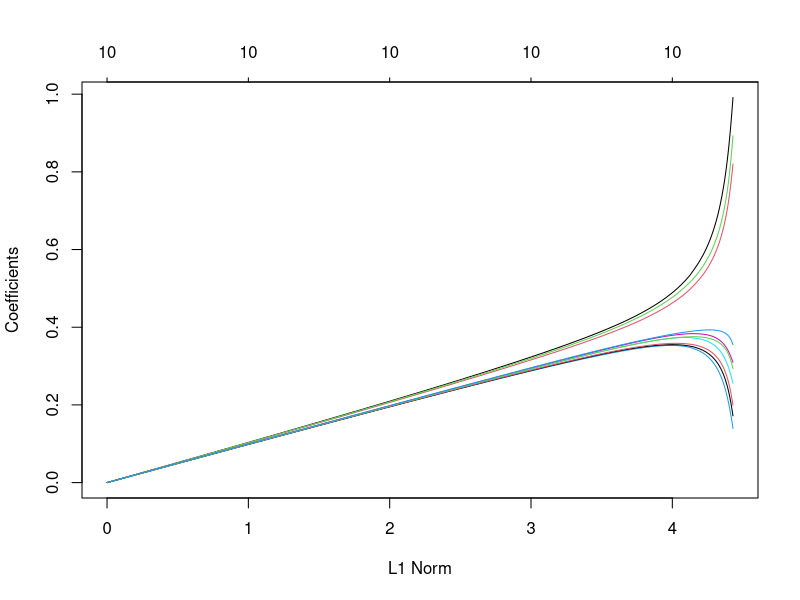
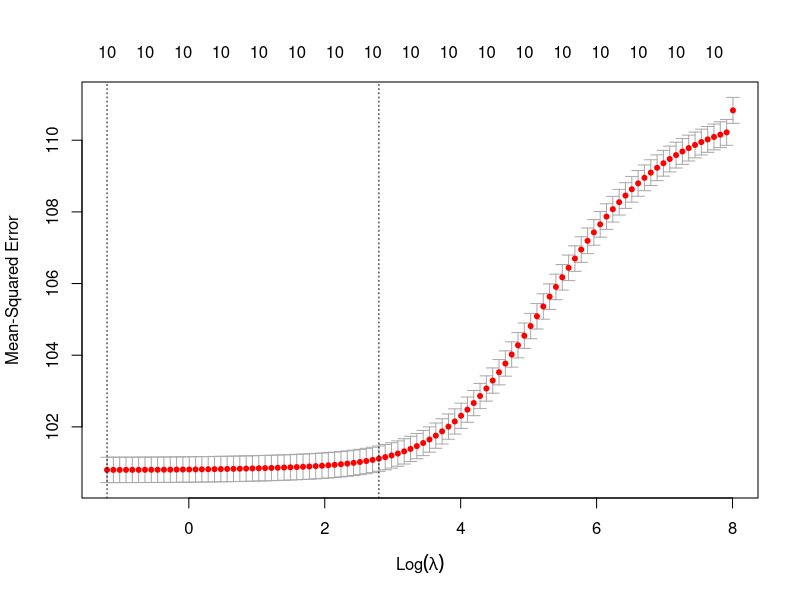
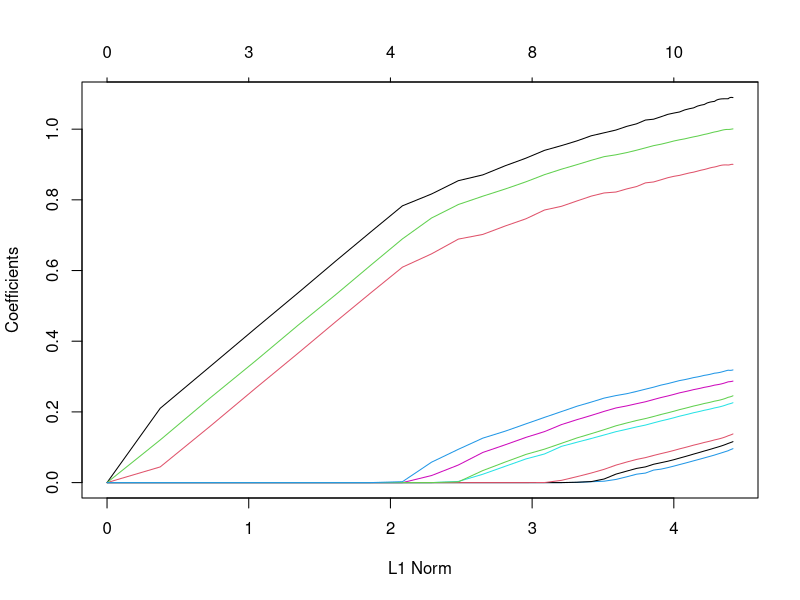
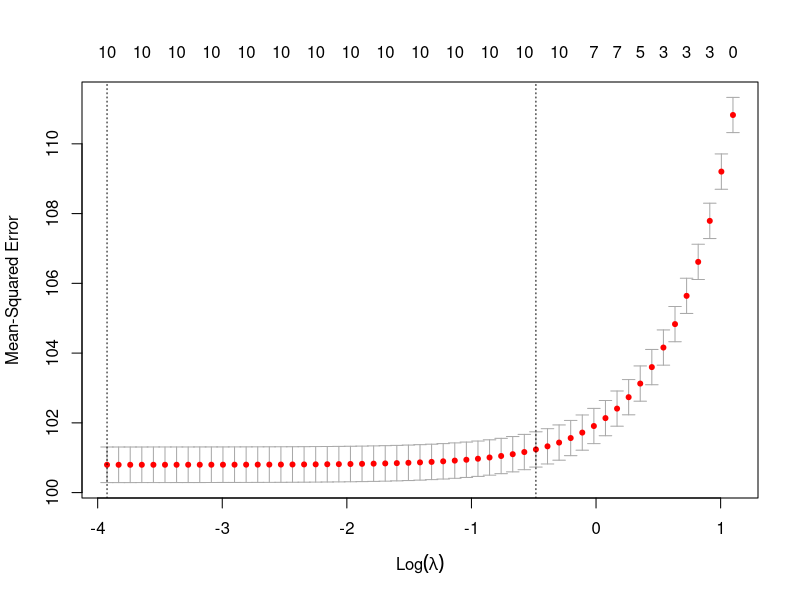

Write the R code that produced these figures, in order.
#
# Exploring ridge regression and lasso on simulated data
#
# Further reference: James et al. 6.6 and the library glmnet
#
# True model is y(i) = x(i)'b + s*e(i), where e(i) is N(0,1)
#
# length(b) = 10, with the first 3 coefficients being 1.0, and all the others set to a, where a could be 0 or 1 or anything else. 
# 
# Key points to notice:
# - the amount of penalization chosen by cv depends on the signal-to-noise ratio
# - the path of coefficients as a function of lambda looks quite different for independent features and dependent features. 
# - make sure you can read these paths
#
# Paolo Giordani, October 2020


library(glmnet)                   # first install the library. Tools -- > Install Packages. glmnet requires version >= 3.6

set.seed(1)

# dgp


n      = 100000                      # sample size of simulated dataset
s      = 10.0                       # std of errors. Determines the signal-to-noise

a      = 0.2
b      = c(1.0,1.0,1.0,a,a,a,a,a,a,a)   # 10,1 vector of true parameter values

afactor = 0.7                   # 0<=afactor<1. afactor = 0 for uncorrelated features, > 0 for positively correlated features

# simulate data
p      = length(b)

# The simulated data here share a common factor, which we can use to produce correlated features

xcommon= matrix(rnorm(n),nrow = n,ncol = p)
xnoise = matrix(rnorm(n*p),nrow = n,ncol = p)

x      = afactor*xcommon + (1-afactor)*xnoise         # 0.0*xcommon + noise recovers independent features
print(cor(x))


# Notice the use of %*%. x*b works in Matlab, Julia, Python, but not in R. In R, x*b is elementwise multiplication, and here gives a (n,p) matrix 
fx     =  x %*% b  # compute f(x) = E(y|x)
y      = fx + s*rnorm(n)            # draw y from y = f(x) + s*u    
SNR    = sum(b^2)/( sum(b^2)  + s^2 )     # a measure of the signal-to-noise ratio: var( E(y|x))/var(y)

print(" var(E(y|x))/var(y) -- a measure of the signal-to-noise ratio -- is  ")
print(SNR)


# ols with a ridge regression (alpha = 0) function glmnet. Here we fix lambda to a tiny number, which is the same as ols. 
ols.mod  = glmnet(x,y,alpha=0,lambda = 10^-10, standardize = TRUE) #Fit one ridge model with λ = 0.01
print(coef(ols.mod))

# if we don't specify lambda (or a grid for lambda), an extensive grid from very large values to very small values is fit
ridge.mod  = glmnet(x,y,alpha=0,standardize = TRUE) # Fit many ridge models across λ grid
plot(ridge.mod)                 # plot all coeff on a grid 
#print(coef(ridge.mod))         #  big output. Suppress is not needed.

# cross-validation to choose lambda.
cv.out  = cv.glmnet(x,y,alpha = 0, nfolds = 10)
plot(cv.out)

best_lambda = cv.out$lambda.min
print(" best lambda in cv for ridge is ")
print(best_lambda) 

# compare coefficients with the best lambda to ols 
ridgebestlambda.mod  = glmnet(x,y,alpha=0,lambda=best_lambda,standardize = TRUE)
print(coef(ols.mod))
print(coef(ridgebestlambda.mod))



# Lasso.

# Entire lasso path 
lasso.mod  = glmnet(x,y,alpha=1,standardize = TRUE)
plot(lasso.mod)                 # plot all coeff on a grid 


# cv 
cv.out  = cv.glmnet(x,y,alpha = 1, nfolds = 10)
plot(cv.out)

best_lambda = cv.out$lambda.min
print(" best lambda in cv for lasso is ")
print(best_lambda) 

lassobestlambda.mod  = glmnet(x,y,alpha=0,lambda=best_lambda,standardize = TRUE)
print(coef(ols.mod))
print(coef(lassobestlambda.mod))

      
      
